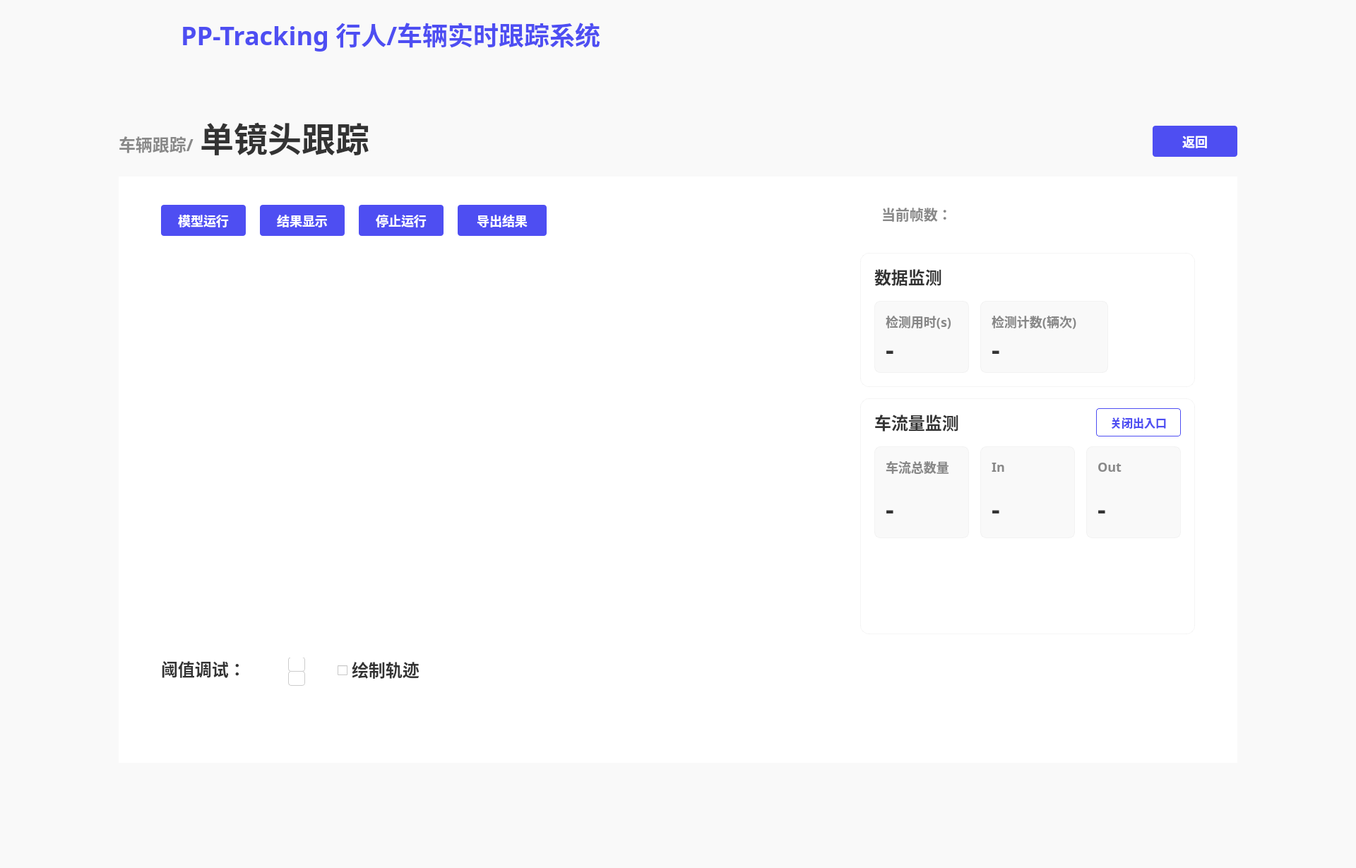
<?xml version="1.0" encoding="UTF-8"?>
<ui version="4.0">
 <class>MainWindow</class>
 <widget class="QMainWindow" name="MainWindow">
  <property name="geometry">
   <rect>
    <x>0</x>
    <y>0</y>
    <width>1920</width>
    <height>1229</height>
   </rect>
  </property>
  <property name="windowTitle">
   <string>MainWindow</string>
  </property>
  <widget class="QWidget" name="centralwidget">
   <property name="styleSheet">
    <string notr="true">QWidget{
background:#F9F9F9;
}</string>
   </property>
   <widget class="QLabel" name="label_2">
    <property name="geometry">
     <rect>
      <x>10</x>
      <y>10</y>
      <width>171</width>
      <height>81</height>
     </rect>
    </property>
    <property name="text">
     <string/>
    </property>
    <property name="pixmap">
     <pixmap resource="../firstSource.qrc">:/1/source/first/PP.PNG</pixmap>
    </property>
    <property name="scaledContents">
     <bool>true</bool>
    </property>
   </widget>
   <widget class="QLabel" name="label_3">
    <property name="geometry">
     <rect>
      <x>0</x>
      <y>0</y>
      <width>1920</width>
      <height>96</height>
     </rect>
    </property>
    <property name="styleSheet">
     <string notr="true">QLabel{
width: 1920px;
height: 96px;
background: #F9F9F9;
box-shadow: 0px 4px 0px 0px rgba(221, 221, 221, 0.3);
}</string>
    </property>
    <property name="text">
     <string/>
    </property>
   </widget>
   <widget class="QLabel" name="label">
    <property name="geometry">
     <rect>
      <x>0</x>
      <y>0</y>
      <width>212</width>
      <height>112</height>
     </rect>
    </property>
    <property name="styleSheet">
     <string notr="true">QLabel{
width: 212px;
height: 112px;
background: linear-gradient(270deg, #5453FF 0%, #553BD2 100%);
box-shadow: 0px 0px 20px 0px rgba(109, 80, 249, 0.4);
}</string>
    </property>
    <property name="text">
     <string/>
    </property>
    <property name="pixmap">
     <pixmap resource="../firstSource.qrc">:/1/source/first/1.PNG</pixmap>
    </property>
    <property name="scaledContents">
     <bool>true</bool>
    </property>
   </widget>
   <widget class="QLabel" name="label_4">
    <property name="geometry">
     <rect>
      <x>256</x>
      <y>22</y>
      <width>651</width>
      <height>52</height>
     </rect>
    </property>
    <property name="styleSheet">
     <string notr="true">QLabel{
width: 592px;
height: 52px;
font-size: 36px;
font-family: AlibabaPuHuiTi_2_75_SemiBold;
background: #F9F9F9;
color: #4E4EF2;
line-height: 52px;
font-weight: bold;
}</string>
    </property>
    <property name="text">
     <string>PP-Tracking 行人/车辆实时跟踪系统</string>
    </property>
   </widget>
   <widget class="QLabel" name="label_5">
    <property name="geometry">
     <rect>
      <x>168</x>
      <y>188</y>
      <width>121</width>
      <height>32</height>
     </rect>
    </property>
    <property name="styleSheet">
     <string notr="true">QLabel{
width: 107px;
height: 32px;
font-size: 24px;
font-family: AlibabaPuHuiTi_2_85_Bold;
color: #888888;
line-height: 32px;
font-weight:bold
}</string>
    </property>
    <property name="text">
     <string>车辆跟踪/</string>
    </property>
   </widget>
   <widget class="QLabel" name="label_6">
    <property name="geometry">
     <rect>
      <x>283</x>
      <y>168</y>
      <width>251</width>
      <height>52</height>
     </rect>
    </property>
    <property name="styleSheet">
     <string notr="true">QLabel{
width: 237px;
height: 52px;
font-size: 48px;
font-family: AlibabaPuHuiTi_2_55_Regular;
color: #333333;
line-height: 52px;
font-weight:bold;
}</string>
    </property>
    <property name="text">
     <string>单镜头跟踪</string>
    </property>
   </widget>
   <widget class="QWidget" name="widget" native="true">
    <property name="geometry">
     <rect>
      <x>168</x>
      <y>250</y>
      <width>1584</width>
      <height>830</height>
     </rect>
    </property>
    <property name="layoutDirection">
     <enum>Qt::LeftToRight</enum>
    </property>
    <property name="styleSheet">
     <string notr="true">QWidget{
width: 1584px;
height: 830px;
background: #FFFFFF;
}</string>
    </property>
    <widget class="QPushButton" name="pushButton">
     <property name="geometry">
      <rect>
       <x>60</x>
       <y>40</y>
       <width>120</width>
       <height>44</height>
      </rect>
     </property>
     <property name="styleSheet">
      <string notr="true">QPushButton{
font-size: 18px;
font-family: AlibabaPuHuiTi_2_65_Medium;
color: #FFFFFF;	
line-height: 26px;

width: 120px;
height: 44px;
background: #4E4EF2;
border-radius: 4px;
font-weight: bold;
}

QPushButton:hover{
width: 120px;
height: 44px;
background: rgba(78, 78, 242, 204);
border-radius: 4px;
opacity: 0.8;

font-size: 18px;
font-family: AlibabaPuHuiTi_2_65_Medium;
color: #FFFFFF;	
line-height: 26px;
font-weight: bold;
}</string>
     </property>
     <property name="text">
      <string>模型运行</string>
     </property>
    </widget>
    <widget class="QPushButton" name="pushButton_2">
     <property name="enabled">
      <bool>false</bool>
     </property>
     <property name="geometry">
      <rect>
       <x>200</x>
       <y>40</y>
       <width>120</width>
       <height>44</height>
      </rect>
     </property>
     <property name="styleSheet">
      <string notr="true">QPushButton{
font-size: 18px;
font-family: AlibabaPuHuiTi_2_65_Medium;
color: #FFFFFF;	
line-height: 26px;

width: 120px;
height: 44px;
background: #4E4EF2;
border-radius: 4px;
font-weight: bold;
}

QPushButton:hover{
width: 120px;
height: 44px;
background: rgba(78, 78, 242, 204);
border-radius: 4px;
opacity: 0.8;

font-size: 18px;
font-family: AlibabaPuHuiTi_2_65_Medium;
color: #FFFFFF;	
line-height: 26px;
font-weight: bold;
}

QPushButton:click{
width: 120px;
height: 44px;
background: #4242D3;
border-radius: 4px;

font-size: 18px;
font-family: AlibabaPuHuiTi_2_65_Medium;
color: #FFFFFF;	
line-height: 26px;
font-weight: bold;
}</string>
     </property>
     <property name="text">
      <string>结果显示</string>
     </property>
    </widget>
    <widget class="QPushButton" name="pushButton_3">
     <property name="enabled">
      <bool>false</bool>
     </property>
     <property name="geometry">
      <rect>
       <x>340</x>
       <y>40</y>
       <width>120</width>
       <height>44</height>
      </rect>
     </property>
     <property name="styleSheet">
      <string notr="true">QPushButton{
font-size: 18px;
font-family: AlibabaPuHuiTi_2_65_Medium;
color: #FFFFFF;	
line-height: 26px;

width: 120px;
height: 44px;
background: #4E4EF2;
border-radius: 4px;
font-weight: bold;
}

QPushButton:hover{
width: 120px;
height: 44px;
background: rgba(78, 78, 242, 204);
border-radius: 4px;
opacity: 0.8;

font-size: 18px;
font-family: AlibabaPuHuiTi_2_65_Medium;
color: #FFFFFF;	
line-height: 26px;
font-weight: bold;
}

QPushButton:click{
width: 120px;
height: 44px;
background: #4242D3;
border-radius: 4px;

font-size: 18px;
font-family: AlibabaPuHuiTi_2_65_Medium;
color: #FFFFFF;	
line-height: 26px;
font-weight: bold;
}</string>
     </property>
     <property name="text">
      <string>停止运行</string>
     </property>
    </widget>
    <widget class="QLabel" name="label_7">
     <property name="geometry">
      <rect>
       <x>60</x>
       <y>108</y>
       <width>960</width>
       <height>540</height>
      </rect>
     </property>
     <property name="styleSheet">
      <string notr="true">QLabel{
width: 960px;
height: 540px;
}</string>
     </property>
     <property name="text">
      <string/>
     </property>
    </widget>
    <widget class="QLabel" name="label_8">
     <property name="geometry">
      <rect>
       <x>60</x>
       <y>679</y>
       <width>111</width>
       <height>36</height>
      </rect>
     </property>
     <property name="styleSheet">
      <string notr="true">QLabel{
width: 119px;
height: 36px;
font-size: 24px;
font-family: AlibabaPuHuiTi_2_65_Medium;
color: #333333;
line-height: 36px;
font-weight:bold;
}</string>
     </property>
     <property name="text">
      <string>阈值调试：</string>
     </property>
    </widget>
    <widget class="QPushButton" name="pushButton_8">
     <property name="enabled">
      <bool>false</bool>
     </property>
     <property name="geometry">
      <rect>
       <x>480</x>
       <y>40</y>
       <width>126</width>
       <height>44</height>
      </rect>
     </property>
     <property name="whatsThis">
      <string>&lt;html&gt;&lt;head/&gt;&lt;body&gt;&lt;p&gt;3411212&lt;/p&gt;&lt;/body&gt;&lt;/html&gt;</string>
     </property>
     <property name="styleSheet">
      <string notr="true">QPushButton{
font-size: 18px;
font-family: AlibabaPuHuiTi_2_65_Medium;
color: #FFFFFF;	
line-height: 26px;

width: 120px;
height: 44px;
background: #4E4EF2;
border-radius: 4px;
font-weight: bold;
}

QPushButton:hover{
width: 120px;
height: 44px;
background: rgba(78, 78, 242, 204);
border-radius: 4px;
opacity: 0.8;

font-size: 18px;
font-family: AlibabaPuHuiTi_2_65_Medium;
color: #FFFFFF;	
line-height: 26px;
font-weight: bold;
}

QPushButton:click{
width: 120px;
height: 44px;
background: #4242D3;
border-radius: 4px;

font-size: 18px;
font-family: AlibabaPuHuiTi_2_65_Medium;
color: #FFFFFF;	
line-height: 26px;
font-weight: bold;
}</string>
     </property>
     <property name="text">
      <string>导出结果</string>
     </property>
    </widget>
    <widget class="QWidget" name="widget_2" native="true">
     <property name="geometry">
      <rect>
       <x>1050</x>
       <y>108</y>
       <width>474</width>
       <height>190</height>
      </rect>
     </property>
     <property name="styleSheet">
      <string notr="true">QWidget{
width: 474px;
height: 190px;
background: #FFFFFF;
box-shadow: 0px 0px 50px 0px rgba(0, 0, 0, 0.06);
border-radius: 12px;
border: 1px solid rgba(221, 221, 221, 0.3);
}</string>
     </property>
     <widget class="QLabel" name="label_14">
      <property name="geometry">
       <rect>
        <x>20</x>
        <y>16</y>
        <width>111</width>
        <height>36</height>
       </rect>
      </property>
      <property name="styleSheet">
       <string notr="true">QLabel{
width: 95px;
height: 36px;
font-size: 24px;
font-family: AlibabaPuHuiTi_2_65_Medium;
color: #333333;
line-height: 36px;

border-radius: 0px;
border: 0px solid rgba(221, 221, 221, 0.3);

font-weight:bold;
}</string>
      </property>
      <property name="text">
       <string>数据监测</string>
      </property>
     </widget>
     <widget class="QWidget" name="widget_4" native="true">
      <property name="geometry">
       <rect>
        <x>20</x>
        <y>68</y>
        <width>134</width>
        <height>102</height>
       </rect>
      </property>
      <property name="styleSheet">
       <string notr="true">QWidget{
width: 134px;
height: 102px;
background: #F9F9F9;
border-radius: 8px;
}</string>
      </property>
      <widget class="QLabel" name="label_25">
       <property name="geometry">
        <rect>
         <x>16</x>
         <y>16</y>
         <width>111</width>
         <height>26</height>
        </rect>
       </property>
       <property name="styleSheet">
        <string notr="true">QLabel{
width: 102px;
height: 26px;
font-size: 18px;
font-family: AlibabaPuHuiTi_2_65_Medium;
color: #888888;
line-height: 26px;
font-weight:bold;

border-radius: 0px;
border:0px
}</string>
       </property>
       <property name="text">
        <string>检测用时(s)</string>
       </property>
      </widget>
      <widget class="QLabel" name="label_26">
       <property name="geometry">
        <rect>
         <x>16</x>
         <y>50</y>
         <width>101</width>
         <height>36</height>
        </rect>
       </property>
       <property name="styleSheet">
        <string notr="true">QLabel{
width: 25px;
height: 36px;
font-size: 36px;
font-family: AlibabaPuHuiTi_2_85_Bold;
color: #333333;
line-height: 36px;
font-weight:bold;

border-radius:0px;
border:0px
}</string>
       </property>
       <property name="text">
        <string>-</string>
       </property>
      </widget>
     </widget>
     <widget class="QWidget" name="widget_5" native="true">
      <property name="geometry">
       <rect>
        <x>170</x>
        <y>68</y>
        <width>181</width>
        <height>102</height>
       </rect>
      </property>
      <property name="styleSheet">
       <string notr="true">QWidget{
width: 134px;
height: 102px;
background: #F9F9F9;
border-radius: 8px;
}</string>
      </property>
      <widget class="QLabel" name="label_27">
       <property name="geometry">
        <rect>
         <x>16</x>
         <y>16</y>
         <width>131</width>
         <height>26</height>
        </rect>
       </property>
       <property name="styleSheet">
        <string notr="true">QLabel{
width: 102px;
height: 26px;
font-size: 18px;
font-family: AlibabaPuHuiTi_2_65_Medium;
color: #888888;
line-height: 26px;
font-weight:bold;

border-radius: 0px;
border:0px
}</string>
       </property>
       <property name="text">
        <string>检测计数(辆次)</string>
       </property>
      </widget>
      <widget class="QLabel" name="label_28">
       <property name="geometry">
        <rect>
         <x>16</x>
         <y>50</y>
         <width>101</width>
         <height>36</height>
        </rect>
       </property>
       <property name="styleSheet">
        <string notr="true">QLabel{
width: 25px;
height: 36px;
font-size: 36px;
font-family: AlibabaPuHuiTi_2_85_Bold;
color: #333333;
line-height: 36px;
font-weight:bold;

border-radius:0px;
border:0px
}</string>
       </property>
       <property name="text">
        <string>-</string>
       </property>
      </widget>
     </widget>
    </widget>
    <widget class="QWidget" name="widget_3" native="true">
     <property name="geometry">
      <rect>
       <x>1050</x>
       <y>314</y>
       <width>474</width>
       <height>334</height>
      </rect>
     </property>
     <property name="styleSheet">
      <string notr="true">QWidget{
width: 474px;
height: 334px;
background: #FFFFFF;
box-shadow: 0px 0px 50px 0px rgba(0, 0, 0, 0.06);
border-radius: 12px;
border: 1px solid rgba(221, 221, 221, 0.3);
}
</string>
     </property>
     <widget class="QLabel" name="label_15">
      <property name="geometry">
       <rect>
        <x>20</x>
        <y>16</y>
        <width>141</width>
        <height>36</height>
       </rect>
      </property>
      <property name="styleSheet">
       <string notr="true">QLabel{
border-radius: 0px;
border: 0px solid rgba(221, 221, 221, 0.3);
font-weight:bold;
width: 119px;
height: 36px;
font-size: 24px;
font-family: AlibabaPuHuiTi_2_65_Medium;
color: #333333;
line-height: 36px;
}</string>
      </property>
      <property name="text">
       <string>车流量监测</string>
      </property>
     </widget>
     <widget class="QPushButton" name="pushButton_10">
      <property name="geometry">
       <rect>
        <x>334</x>
        <y>14</y>
        <width>120</width>
        <height>40</height>
       </rect>
      </property>
      <property name="styleSheet">
       <string notr="true">QPushButton{
width: 120px;
height: 40px;
border-radius: 4px;
border: 1px solid #4E4EF2;
font-weight:bold;

font-size: 16px;
font-family: AlibabaPuHuiTi_2_65_Medium;
color: #4E4EF2;
line-height: 24px;
}
QPushButton:hover{
width: 120px;
height: 44px;
background: rgba(255, 255, 255, 204);
border-radius: 4px;
border: 1px solid rgba(78, 78, 242, 204);

font-weight:bold;
font-size: 16px;
font-family: AlibabaPuHuiTi_2_65_Medium;
color: rgba(78, 78, 242, 204);
line-height: 24px;
}</string>
      </property>
      <property name="text">
       <string>关闭出入口</string>
      </property>
     </widget>
     <widget class="QWidget" name="widget_7" native="true">
      <property name="geometry">
       <rect>
        <x>20</x>
        <y>68</y>
        <width>134</width>
        <height>130</height>
       </rect>
      </property>
      <property name="styleSheet">
       <string notr="true">QWidget{
width: 134px;
height: 102px;
background: #F9F9F9;
border-radius: 8px;
}</string>
      </property>
      <widget class="QLabel" name="label_31">
       <property name="geometry">
        <rect>
         <x>16</x>
         <y>16</y>
         <width>111</width>
         <height>26</height>
        </rect>
       </property>
       <property name="styleSheet">
        <string notr="true">QLabel{
width: 102px;
height: 26px;
font-size: 18px;
font-family: AlibabaPuHuiTi_2_65_Medium;
color: #888888;
line-height: 26px;
font-weight:bold;

border-radius: 0px;
border:0px
}</string>
       </property>
       <property name="text">
        <string>车流总数量</string>
       </property>
      </widget>
      <widget class="QLabel" name="label_32">
       <property name="geometry">
        <rect>
         <x>16</x>
         <y>70</y>
         <width>101</width>
         <height>36</height>
        </rect>
       </property>
       <property name="styleSheet">
        <string notr="true">QLabel{
width: 25px;
height: 36px;
font-size: 36px;
font-family: AlibabaPuHuiTi_2_85_Bold;
color: #333333;
line-height: 36px;
font-weight:bold;

border-radius:0px;
border:0px
}</string>
       </property>
       <property name="text">
        <string>-</string>
       </property>
      </widget>
     </widget>
     <widget class="QWidget" name="widget_9" native="true">
      <property name="geometry">
       <rect>
        <x>170</x>
        <y>68</y>
        <width>134</width>
        <height>130</height>
       </rect>
      </property>
      <property name="styleSheet">
       <string notr="true">QWidget{
width: 134px;
height: 102px;
background: #F9F9F9;
border-radius: 8px;
}</string>
      </property>
      <widget class="QLabel" name="label_33">
       <property name="geometry">
        <rect>
         <x>16</x>
         <y>16</y>
         <width>111</width>
         <height>26</height>
        </rect>
       </property>
       <property name="styleSheet">
        <string notr="true">QLabel{
width: 102px;
height: 26px;
font-size: 18px;
font-family: AlibabaPuHuiTi_2_65_Medium;
color: #888888;
line-height: 26px;
font-weight:bold;

border-radius: 0px;
border:0px
}</string>
       </property>
       <property name="text">
        <string>In</string>
       </property>
      </widget>
      <widget class="QLabel" name="label_34">
       <property name="geometry">
        <rect>
         <x>16</x>
         <y>70</y>
         <width>101</width>
         <height>36</height>
        </rect>
       </property>
       <property name="styleSheet">
        <string notr="true">QLabel{
width: 25px;
height: 36px;
font-size: 36px;
font-family: AlibabaPuHuiTi_2_85_Bold;
color: #333333;
line-height: 36px;
font-weight:bold;

border-radius:0px;
border:0px
}</string>
       </property>
       <property name="text">
        <string>-</string>
       </property>
      </widget>
     </widget>
     <widget class="QWidget" name="widget_10" native="true">
      <property name="geometry">
       <rect>
        <x>320</x>
        <y>68</y>
        <width>134</width>
        <height>130</height>
       </rect>
      </property>
      <property name="styleSheet">
       <string notr="true">QWidget{
width: 134px;
height: 102px;
background: #F9F9F9;
border-radius: 8px;
}</string>
      </property>
      <widget class="QLabel" name="label_35">
       <property name="geometry">
        <rect>
         <x>16</x>
         <y>16</y>
         <width>111</width>
         <height>26</height>
        </rect>
       </property>
       <property name="styleSheet">
        <string notr="true">QLabel{
width: 102px;
height: 26px;
font-size: 18px;
font-family: AlibabaPuHuiTi_2_65_Medium;
color: #888888;
line-height: 26px;
font-weight:bold;

border-radius: 0px;
border:0px
}</string>
       </property>
       <property name="text">
        <string>Out</string>
       </property>
      </widget>
      <widget class="QLabel" name="label_36">
       <property name="geometry">
        <rect>
         <x>16</x>
         <y>70</y>
         <width>101</width>
         <height>36</height>
        </rect>
       </property>
       <property name="styleSheet">
        <string notr="true">QLabel{
width: 25px;
height: 36px;
font-size: 36px;
font-family: AlibabaPuHuiTi_2_85_Bold;
color: #333333;
line-height: 36px;
font-weight:bold;

border-radius:0px;
border:0px
}</string>
       </property>
       <property name="text">
        <string>-</string>
       </property>
      </widget>
     </widget>
    </widget>
    <widget class="QLabel" name="label_22">
     <property name="geometry">
      <rect>
       <x>1080</x>
       <y>40</y>
       <width>101</width>
       <height>26</height>
      </rect>
     </property>
     <property name="styleSheet">
      <string notr="true">QLabel{
width: 89px;
height: 26px;
font-size: 20px;
font-family: AlibabaPuHuiTi_2_65_Medium;
color: #888888;
line-height: 26px;
font-weight:bold;
}</string>
     </property>
     <property name="text">
      <string>当前帧数：</string>
     </property>
    </widget>
    <widget class="QLabel" name="label_frames">
     <property name="geometry">
      <rect>
       <x>1190</x>
       <y>40</y>
       <width>111</width>
       <height>26</height>
      </rect>
     </property>
     <property name="styleSheet">
      <string notr="true">QLabel{
width: 89px;
height: 26px;
font-size: 20px;
font-family: AlibabaPuHuiTi_2_65_Medium;
color: #888888;
line-height: 26px;
font-weight:bold;
}</string>
     </property>
     <property name="text">
      <string/>
     </property>
    </widget>
    <widget class="QLabel" name="label_10">
     <property name="geometry">
      <rect>
       <x>240</x>
       <y>680</y>
       <width>24</width>
       <height>21</height>
      </rect>
     </property>
     <property name="styleSheet">
      <string notr="true">QLabel{
width: 24px;
height: 21px;
background: #FFFFFF;
border-radius: 4px 4px 0px 0px;
border: 1px solid #CCCCCC;
}</string>
     </property>
     <property name="text">
      <string/>
     </property>
    </widget>
    <widget class="QLabel" name="label_18">
     <property name="geometry">
      <rect>
       <x>240</x>
       <y>700</y>
       <width>24</width>
       <height>21</height>
      </rect>
     </property>
     <property name="styleSheet">
      <string notr="true">QLabel{
width: 24px;
height: 21px;
background: #FFFFFF;
border-radius:4px;
border: 1px solid #CCCCCC;
}</string>
     </property>
     <property name="text">
      <string/>
     </property>
    </widget>
    <widget class="QPushButton" name="pushButton_7">
     <property name="geometry">
      <rect>
       <x>244</x>
       <y>682</y>
       <width>16</width>
       <height>16</height>
      </rect>
     </property>
     <property name="styleSheet">
      <string notr="true">QPushButton{
image:url(:/1/source/second/normal_triangle_up.png);
border:0px
}

QPushButton:hover{
image:url(:/1/source/second/light_up.png);
border:0px
}</string>
     </property>
     <property name="text">
      <string/>
     </property>
    </widget>
    <widget class="QPushButton" name="pushButton_11">
     <property name="geometry">
      <rect>
       <x>244</x>
       <y>702</y>
       <width>16</width>
       <height>16</height>
      </rect>
     </property>
     <property name="styleSheet">
      <string notr="true">QPushButton{
image:url(:/1/source/second/normal_triangle_down.png);
border:0px
}
QPushButton:hover{
image:url(:/1/source/second/light_down.png);
border:0px
}</string>
     </property>
     <property name="text">
      <string/>
     </property>
    </widget>
    <widget class="QLabel" name="label_confi_tip">
     <property name="geometry">
      <rect>
       <x>70</x>
       <y>590</y>
       <width>301</width>
       <height>91</height>
      </rect>
     </property>
     <property name="styleSheet">
      <string notr="true">QLabel{
width: 300px;
height: 108px;
opacity: 0.1;
background:url(:/1/source/second/ToolTip.PNG);
background-repeat: no-repeat;

font-size: 14px;
font-family: AlibabaPuHuiTi_2_55_Regular;
color: #FFFFFF;
line-height: 22px;
padding:10px
}</string>
     </property>
     <property name="text">
      <string>请在模型运行前调整阈值；阈值默认值：0.5 </string>
     </property>
     <property name="scaledContents">
      <bool>true</bool>
     </property>
     <property name="alignment">
      <set>Qt::AlignLeading|Qt::AlignLeft|Qt::AlignVCenter</set>
     </property>
     <property name="wordWrap">
      <bool>true</bool>
     </property>
    </widget>
    <widget class="QCheckBox" name="checkBox">
     <property name="geometry">
      <rect>
       <x>310</x>
       <y>679</y>
       <width>31</width>
       <height>41</height>
      </rect>
     </property>
     <property name="font">
      <font>
       <pointsize>15</pointsize>
       <weight>75</weight>
       <bold>true</bold>
      </font>
     </property>
     <property name="styleSheet">
      <string notr="true">QcheckBox {
width: 110px;
height: 40px;
font-size: 24px;
font-family: AlibabaPuHuiTi_2_65_Medium;
color: #333333;
line-height: 36px;
font-weight:bold;
}</string>
     </property>
     <property name="text">
      <string/>
     </property>
    </widget>
    <widget class="QLabel" name="label_12">
     <property name="geometry">
      <rect>
       <x>330</x>
       <y>680</y>
       <width>121</width>
       <height>36</height>
      </rect>
     </property>
     <property name="styleSheet">
      <string notr="true">QLabel{
width: 119px;
height: 36px;
font-size: 24px;
font-family: AlibabaPuHuiTi_2_65_Medium;
color: #333333;
line-height: 36px;
font-weight:bold;
}</string>
     </property>
     <property name="text">
      <string>绘制轨迹</string>
     </property>
    </widget>
   </widget>
   <widget class="QPushButton" name="pushButton_13">
    <property name="geometry">
     <rect>
      <x>1632</x>
      <y>178</y>
      <width>120</width>
      <height>44</height>
     </rect>
    </property>
    <property name="styleSheet">
     <string notr="true">QPushButton{
font-size: 18px;
font-family: AlibabaPuHuiTi_2_65_Medium;
color: #FFFFFF;	
line-height: 26px;

width: 120px;
height: 44px;
background: #4E4EF2;
border-radius: 4px;
font-weight: bold;
}

QPushButton:hover{
width: 120px;
height: 44px;
background: rgba(78, 78, 242, 204);
border-radius: 4px;
opacity: 0.8;

font-size: 18px;
font-family: AlibabaPuHuiTi_2_65_Medium;
color: #FFFFFF;	
line-height: 26px;
font-weight: bold;
}

QPushButton:click{
width: 120px;
height: 44px;
background: #4242D3;
border-radius: 4px;

font-size: 18px;
font-family: AlibabaPuHuiTi_2_65_Medium;
color: #FFFFFF;	
line-height: 26px;
font-weight: bold;
}</string>
    </property>
    <property name="text">
     <string>返回</string>
    </property>
   </widget>
   <zorder>label_3</zorder>
   <zorder>label</zorder>
   <zorder>label_4</zorder>
   <zorder>label_2</zorder>
   <zorder>label_5</zorder>
   <zorder>label_6</zorder>
   <zorder>widget</zorder>
   <zorder>pushButton_13</zorder>
  </widget>
 </widget>
 <resources>
  <include location="../firstSource.qrc"/>
  <include location="../secondSource.qrc"/>
  <include location="../firstSource.qrc"/>
 </resources>
 <connections/>
</ui>
